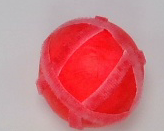
#> input picture realsense_camera/ball.png, 164 x 131 px
$ python -i CameraStreamer.py   (imports and definitions only)
#> lines starting #> are read from the running program, lines starting #| are printed output that depends on the picture; after the words box and inside, x2 and y2 are one past the last pixel; in counts of white or black regions, pixels touching at a corner belong together
#> further down, picture is the input picture: shape (131, 164, 3); mean B, G, R 127.4, 121.4, 205.4
import cv2
import pyrealsense2 as rs
import numpy as np
from PIL import Image
import os
import threading
import signal
import sys
import cv2.aruco as aruco
# from localization import *
# [5 lines left out: function signal_handler, not called in this run]


# from robot_utils.kinematics import calculate_plate_center

ARUCO_DICT = {
	"DICT_4X4_50": cv2.aruco.DICT_4X4_50,
	"DICT_4X4_100": cv2.aruco.DICT_4X4_100,
	"DICT_4X4_250": cv2.aruco.DICT_4X4_250,
	"DICT_4X4_1000": cv2.aruco.DICT_4X4_1000,
	"DICT_5X5_50": cv2.aruco.DICT_5X5_50,
	"DICT_5X5_100": cv2.aruco.DICT_5X5_100,
	"DICT_5X5_250": cv2.aruco.DICT_5X5_250,
	"DICT_5X5_1000": cv2.aruco.DICT_5X5_1000,
	"DICT_6X6_50": cv2.aruco.DICT_6X6_50,
	"DICT_6X6_100": cv2.aruco.DICT_6X6_100,
	"DICT_6X6_250": cv2.aruco.DICT_6X6_250,
	"DICT_6X6_1000": cv2.aruco.DICT_6X6_1000,
	"DICT_7X7_50": cv2.aruco.DICT_7X7_50,
	"DICT_7X7_100": cv2.aruco.DICT_7X7_100,
	"DICT_7X7_250": cv2.aruco.DICT_7X7_250,
	"DICT_7X7_1000": cv2.aruco.DICT_7X7_1000,
	"DICT_ARUCO_ORIGINAL": cv2.aruco.DICT_ARUCO_ORIGINAL,
#	"DICT_APRILTAG_16h5": cv2.aruco.DICT_APRILTAG_16h5,
#	"DICT_APRILTAG_25h9": cv2.aruco.DICT_APRILTAG_25h9,
#	"DICT_APRILTAG_36h10": cv2.aruco.DICT_APRILTAG_36h10,
#	"DICT_APRILTAG_36h11": cv2.aruco.DICT_APRILTAG_36h11
}

ARUCO_POSITIONS = {
    500: "top_left",
    400: "top_right",
    600: "bottom_right",
    300: "bottom_left",
    200: "center"
}
def calculate_similarity(color1, color2):
    return np.sum(np.abs(color1 - color2))

# Function to perform object detection on a frame (eggroll)
def detect_object(frame):

    frame = cv2.GaussianBlur(frame, (17, 17), 0)
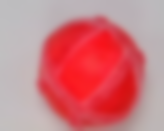
#> frame: shape (131, 164, 3); mean of channels 0, 1, 2 127.4, 121.4, 205.4; drawn as B, G, R
    kernel = np.ones((5, 5), np.uint8)
    frame = cv2.dilate(frame, kernel, iterations=1)
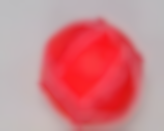
#> frame: shape (131, 164, 3); mean of channels 0, 1, 2 134.2, 128.2, 207.8; drawn as B, G, R

    hsv_image = cv2.cvtColor(frame, cv2.COLOR_BGR2HSV)
#> hsv_image: shape (131, 164, 3); mean H, S, V 149, 89.3, 207.8

    lower_limit1, upper_limit1 = (0, 154, 146), (9,  255, 255)
    lower_limit2, upper_limit2 = (176, 154, 146), (179,  255, 255)

    mask1 = cv2.inRange(hsv_image, lower_limit1, upper_limit1)
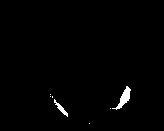
#> mask1: shape (131, 164); 1.1% white; 7 white regions (5 under 20 px), largest, box (x1, y1, x2, y2) and area: (112, 86, 131, 110) 155, (54, 99, 68, 117) 68
    mask2 = cv2.inRange(hsv_image, lower_limit2, upper_limit2)
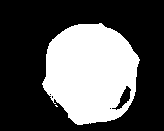
#> mask2: shape (131, 164); 34.4% white; 2 white regions (1 under 20 px), largest, box (x1, y1, x2, y2) and area: (42, 23, 140, 125) 7397
    mask = cv2.bitwise_or(mask1, mask2)
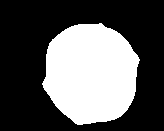
#> mask: shape (131, 164); 35.5% white; 1 white region

    contours, _ = cv2.findContours(mask, cv2.RETR_EXTERNAL, cv2.CHAIN_APPROX_SIMPLE)
#> contours = 1 contour; box (x1, y1, x2, y2) and area: (42, 23, 140, 125) 7488

    bounding_boxes = []
    for contour in contours:
        x, y, w, h = cv2.boundingRect(contour)
        bounding_boxes.append((x, y, x + w, y + h))
#> this loop made 1 pass
#> (x, y, w, h) on pass 1: (42, 23, 98, 102)
#> after the loop, bounding_boxes = [(42, 23, 140, 125)]

    return bounding_boxes

# [50 lines left out: functions detect_ball, detect_plate, not called in this run]

class CameraStreamer:
    # [130 lines left out: functions __init__, collect_frames, get_frames, detect_arucos, localization_detection, not called in this run]

    def stop(self):
        self.pipeline.stop()
        self.collect_thread.join()

    # [79 lines left out: functions stream, stream_frames, get_world_position_from_camera, run_object_detection, not called in this run]


# [5 lines not run here, left out]
    # camera.localization_detection()

>>> import cv2
>>> picture = cv2.imread('ball.png')
>>> result = detect_object(picture)
#> result = [(42, 23, 140, 125)]
